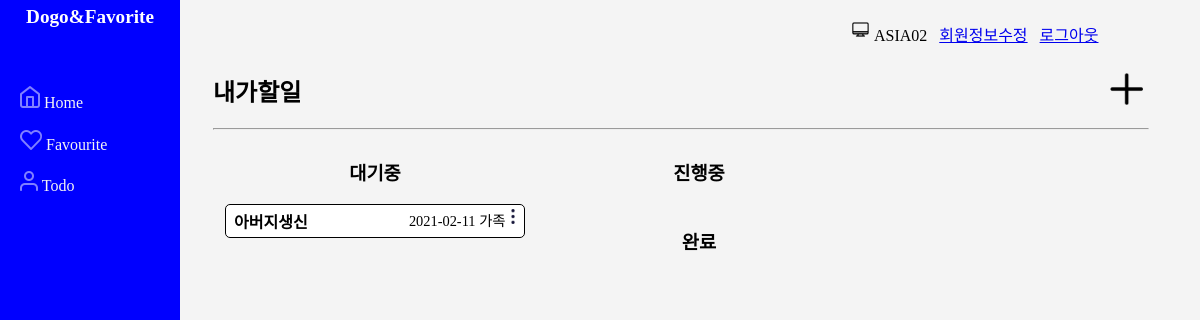
/second/todo (signed in), run on an earlier commit of the app's database.
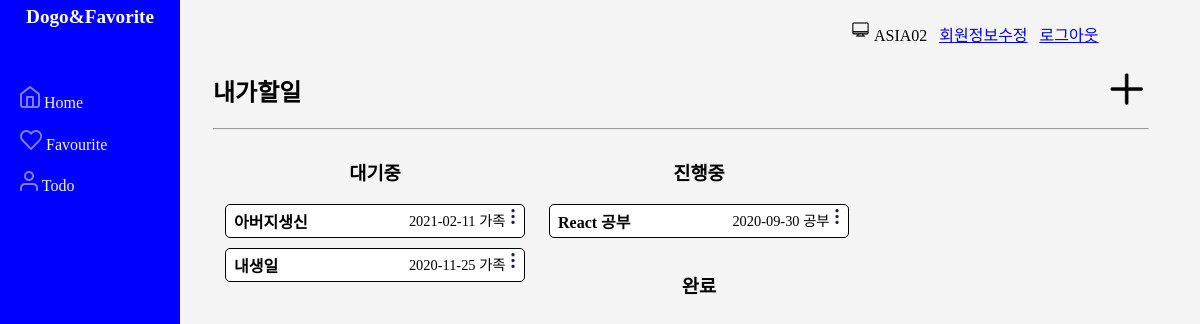
And on a later commit of the database.
### second/models.py (models this page shows)
class User(AbstractUser): #사용자 정보 추가 (사용자 처리는 전담.)
    phone_number=models.CharField(max_length=20, blank=True)
    profile = models.ImageField(verbose_name='user\'s profile image', null=True, blank=True, upload_to='second/profiles/')

class Todo(models.Model):
    STATUS_LIST=[
        ('Pending', '할일'),
        ('Inprogress', '진행중'),
        ('End', '완료'),
    ]
    seq = models.AutoField(primary_key = True)
    name = models.CharField(max_length=50)
    status = models.CharField(max_length=10, choices=STATUS_LIST)
    reg_date = models.DateField(auto_now_add = True)
    end_date = models.DateField()
    del_yn = models.BooleanField(default=False)
    user = models.CharField(max_length=30, default='AnonymousUser')
    group = models.ForeignKey(TodoGroup, on_delete = models.CASCADE)

class TodoGroup(models.Model):
    seq = models.AutoField(primary_key = True)
    name = models.CharField(max_length=50)
    reg_date = models.DateField(auto_now_add=True)
    del_yn = models.BooleanField(default=False)
    def __str__(self):
        return self.name

### second/views.py (the view)
# urls.py: path('todo', views.todo, name='todos'),
@login_required
def todo(request):
    todos_pending = Todo.objects.filter(status='Pending', user=request.user.username)
    todos_inprogress = Todo.objects.filter(status='Inprogress', user=request.user.username)
    todos_end = Todo.objects.filter( status='End', user=request.user.username)
    return render(request, 'second/todos.html', {
        'todos_pending' : todos_pending,
        'todos_inprogress' : todos_inprogress,
        'todos_end' : todos_end
    })

### second/templates/second/todos.html (shortened to what this page needs)
{% extends 'second/layout.html' %}
{% block content %}
{% load static %}
<div id="content-block">
<h2>내가할일<span class='right-content'><a href="{% url 'second:todo_add' %}"><img src="{% static 'second/icon_add.png' %}"/></a></span></h2>
<hr>
<div class='item-box-enclose-3'>
    <h3 class='center'>대기중</h3>
        {% for todo in todos_pending %}
        <div class='item-box' id='item-box-{{ todo.seq }}'>
            <span class='headline-small'><a href="{% url 'second:todo_detail' todo.seq %}">{{ todo.name }}</a></span>
            <div class='right-content'>
            {{ todo.end_date|date:"Y-m-d" }}
            {{ todo.group }}
                <div class='item-box-image'>
                    <img src="{% static 'second/icon_more.png' %}"  id= 'item-box-{{todo.seq}}-image' style='height:1em;'/>
                </div>
           </div>
        </div>
        {% endfor %}
</div>
<div class='item-box-enclose-3'>
    <h3 class='center'>진행중</h3>
    {% for todo in todos_inprogress %}
        <div class='item-box' id='item-box-{{ todo.seq }}'>
            <span class='headline-small'><a href="{% url 'second:todo_detail' todo.seq %}">{{ todo.name }}</a></span>
            <div class='right-content'>
            {{ todo.end_date|date:"Y-m-d" }}
            {{ todo.group }}
                <div class='item-box-image'>
                    <img src="{% static 'second/icon_more.png' %}"  id= 'item-box-{{todo.seq}}-image' style='height:1em;'/>
                </div>
            </div>
    </div>
    {% endfor %}
</div>
<div class='item-box-enclose-3'>
    <h3 class='center'>완료</h3>
</div>
</div>
{% endblock %}

### second/templates/second/layout.html (shortened to what this page needs)
<!DOCTYPE html>
<html>
    <head>
{% load static %}
    </head>
    <body>
        <div id="list">
        <div class="headline">Dogo&amp;Favorite</div>
        <ul>
        <li><img src="{% static 'second/icon_home.png' %}"/> <a href="{% url 'second:index' %}">Home</a> </li>
        <li><img src="{% static 'second/icon_favorite.png' %}"/> <a href="{% url 'second:favourites' %}">Favourite</a> </li>
        <li><img src="{% static 'second/icon_todo.png' %}"/> <a href="{% url 'second:todos' %}">Todo</a></li>
    </ul>
    </div>
    <div id="contents">
        {% if request.user.is_authenticated == False %}
        <div class='block-upper'><a href="{% url 'second:login' %}">로그인</a> &nbsp;
            <a href="{% url 'second:signup' %}">회원가입</a></div>
        {% else %}
        <div class='block-upper'>
        {% if request.user.profile %}
        <img style="border-radius:50%%;width:1.3em;height:1.3em;" src="{{request.user.profile.url}}"/>
        {% endif %}
        {{request.user}} &nbsp;
        <a href="{% url 'second:changeuserinfo' %}">회원정보수정</a> &nbsp;
        <a href="{% url 'second:logout' %}">로그아웃</a></div>
        {% endif %}
        {% block content %}
        {% endblock %}
    </div>
    </body>
</html>

### static/second/style.css (style rules this page uses)
html, body { height:100%; padding:0px; margin:0px; background:#f4f4f4; min-width:500px; }
#list { float:left; width:180px; height:100%; color:#f4f4f4; background-color:blue; margin-right:1em; }
#list ul { padding:0px; list-style-type:none; margin-top:3em; }
.headline { text-align:center; padding:0.3em; font-size:larger; color:white; font-weight:bold; }
#list li { line-height:2em; padding:0.3em; padding-left:20px; }
#list ul a { color:#f4f4f4; text-decoration:none; }
.block-upper { margin-left: calc(100% - 350px); padding-top:20px; padding-right:40px; padding-bottom:15px; }
#content-block { width: calc(98% - 240px); padding:3em; padding-top:0; margin:5px; margin-top:0px; margin-left:165px; }
h2 { margin-top:0; padding-top:0.5em; }
.item-box { border:1px solid black; background:white; padding:4px; margin:10px; border-radius:5px; width:calc (98% - 40px); position:relative; }
.headline-small { font-weight:bold; color:black; padding-left:4px; }
.headline-small a { text-decoration:none; }
.right-content { float:right; font-size:0.9em; }
.item-box-enclose-3 { float:left; width:320px; position:relative; padding:2px; }
.center { text-align:center; }
h2 .right-content img { height:1.5em; width:1.5em; margin-right:0.3em; margin-bottom:0.3em; }
.item-box a { text-decoration:none; color:black !important; }
.item-box-image { cursor:pointer; }
.item-box-image { float:right; }

What changed in the data, as far as the page shows it:
added Todo: name "내생일", end_date "2020-11-25", group "가족", shown under "대기중"
added Todo: name "React 공부", end_date "2020-09-30", group "공부", shown under "진행중"
